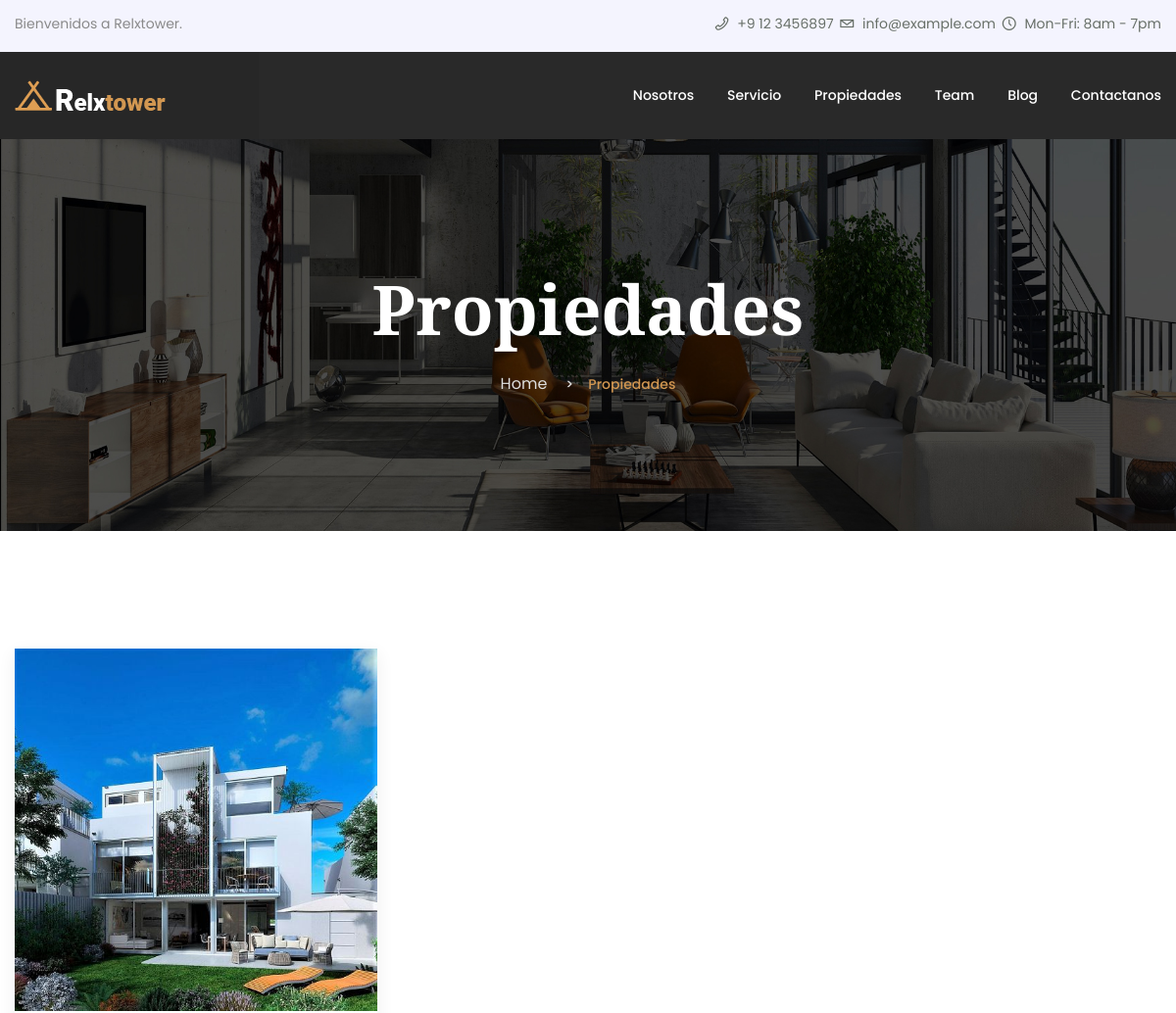
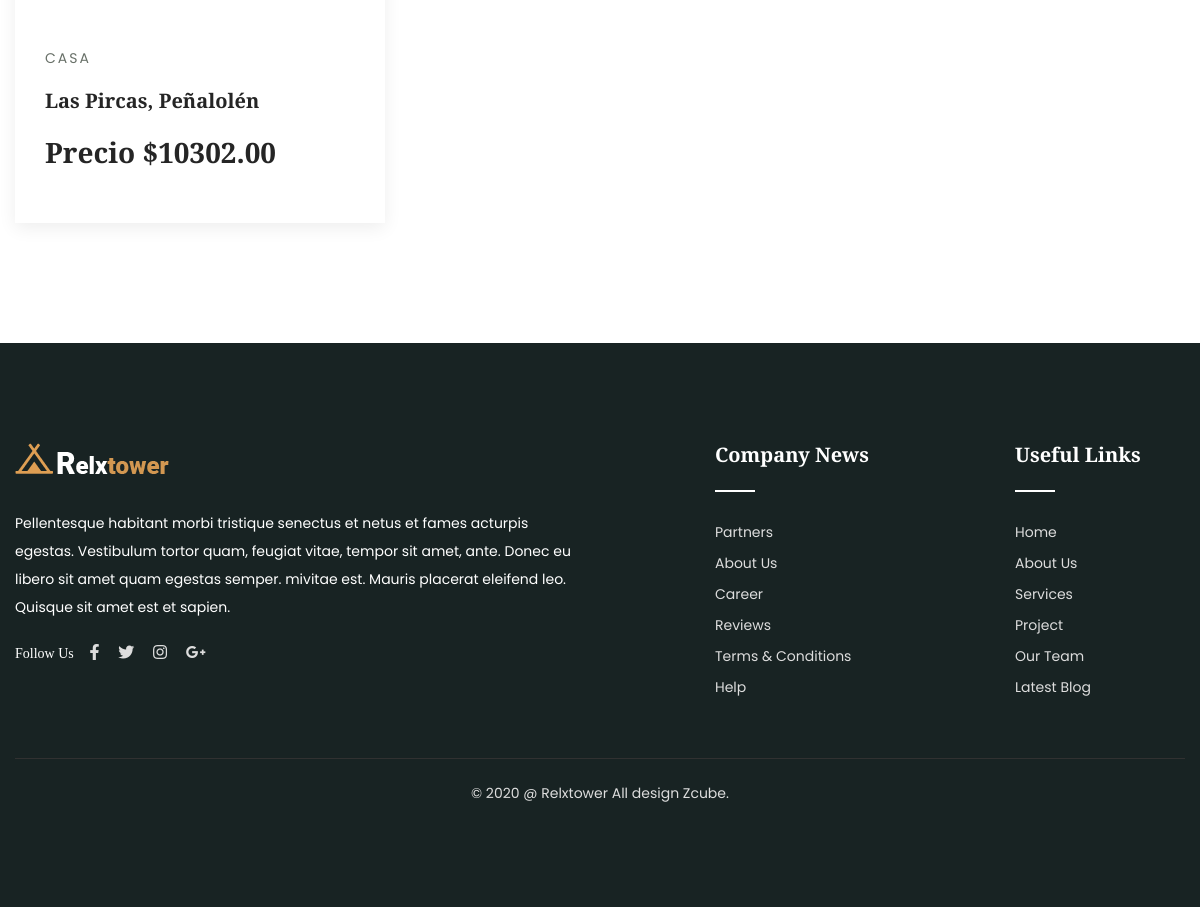
Page /properties/ on the committed database (2 pictures, top to bottom).
### real_state/models.py (models this page shows, shortened)
class Property(models.Model):
    SALE = 'sale'
    RENT = 'rent'
    CATEGORIES_CHOICES = (
        ('house', 'House'),
        ('apartment', 'Apartment'),
        ('office', 'Office'),
    )
    title = models.CharField(max_length=100)
    description = models.TextField()
    category = models.ForeignKey(Category, on_delete=models.CASCADE)
    transaction_type = models.CharField(max_length=10, choices=(
        (SALE, 'Sale'),
        (RENT, 'Rent'),
    ))
    price = models.DecimalField(max_digits=10, decimal_places=2)
    square_meters = models.DecimalField(max_digits=10, decimal_places=2)
    bathrooms = models.PositiveIntegerField()
    bedrooms = models.PositiveIntegerField()
    car_parking = models.PositiveBigIntegerField(default=0)
    main_image = models.ImageField(upload_to='property_images')
    created_at = models.DateTimeField(auto_now_add=True)
    updated_at = models.DateTimeField(auto_now=True)
    is_popular = models.BooleanField(default=False)

class Category(models.Model):
    name = models.CharField(max_length=50)
    def __str__(self):
        return self.name

### real_state/views.py (the view)
# urls.py: path('properties/',views.PropertyView,name='properties'),
def PropertyView(request):
    context = {}
    properties = Property.objects.all()
    context['properties'] = properties
    return render(request,"propertie/properties.html",context)

### real_state/templates/propertie/properties.html
{% extends 'base.html' %}
{% load static %}
{% block content %}
<section class="breadcrumb-area d-flex align-items-center" style="background-image:url(../../static/img/test-bg.jpg)">
    <div class="container">
        <div class="row">
            <div class="col-xl-6 offset-xl-3 col-lg-8 offset-lg-2">
                <div class="breadcrumb-wrap text-center">
                    <div class="breadcrumb-title mb-30">
                        <h2>Propiedades</h2>
                    </div>
                    <nav aria-label="breadcrumb">
                        <ol class="breadcrumb">
                            <li class="breadcrumb-item"><a href="/">Home</a></li>
                            <li class="breadcrumb-item active" aria-current="page">Propiedades</li>
                        </ol>
                    </nav>
                </div>
            </div>
        </div>
    </div>
</section>
<section id="services" class="services-area pt-120 pb-90">
    <div class="container">
        <div class="row services-active2">
            {% for p in properties %}
            <div class="col-xl-4">
                <div class="single-services mb-30">
                    <div class="services-thumb">
                        <a class="gallery-link popup-image" href="/detail/{{p.id}}">
                        <img src="{{p.main_image.url}}" alt="img">
                        </a>
                    </div>
                    <div class="services-content">
                        <small>{{p.category}}</small>
                        <h4><a href="/detail/{{p.id}}">{{p.title}}</a></h4>
                        <h3>Precio ${{p.price}}</h3>
                    </div>
                </div>
            </div>
            {% endfor %}
        </div>
    </div>
</section>
{% endblock %}

### static/css/default.css (style rules this page uses)
.mb-30 { margin-bottom: 30px; }
.pt-120 { padding-top: 120px; }
.pb-90 { padding-bottom: 90px; }

### static/css/responsive.css (style rules this page uses)
@media (min-width: 992px) and (max-width: 1200px) { .services-content { padding: 50px 30px; padding-bottom: 45px; } }
@media (min-width: 992px) and (max-width: 1200px) { .services-content h4 { font-size: 20px; } }

### rows in the picture
Property: main_image (picture), category "CASA", title "Las Pircas, Peñalolén", price "10302.00"
